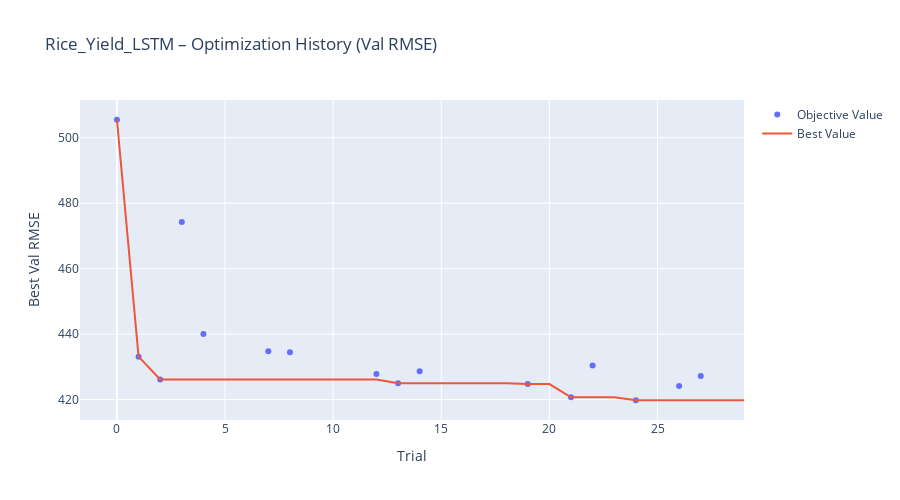
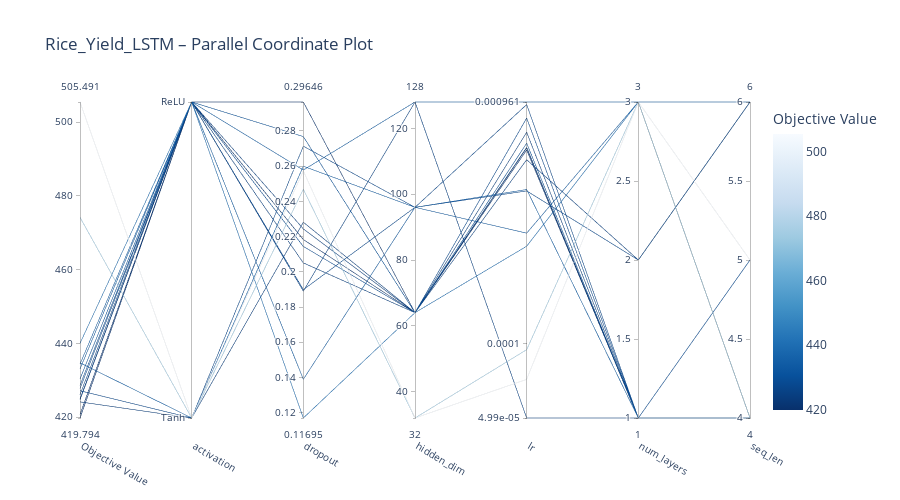
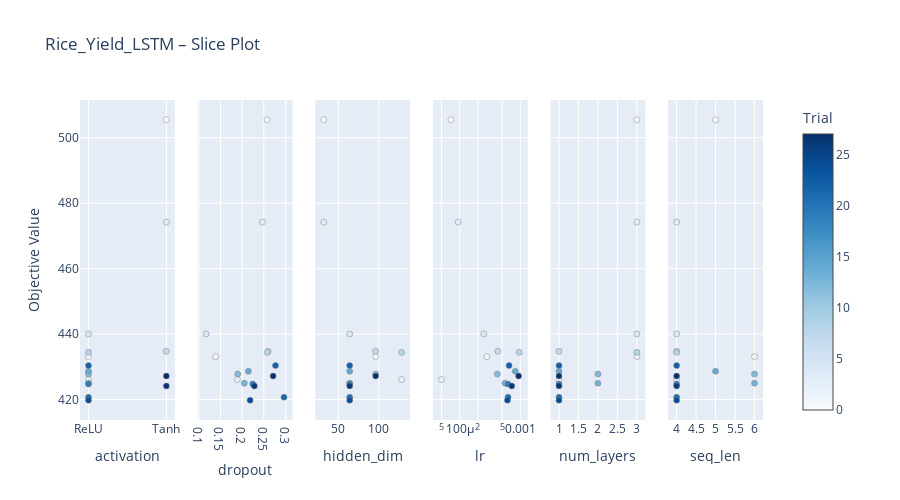
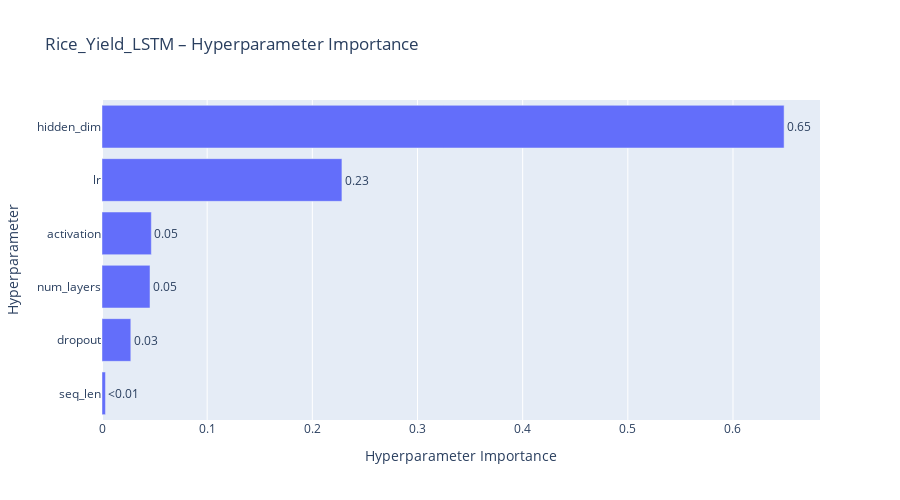

Notebook cell for these charts, in order:
### Code cell
# Optuna Visualizations
name = f"{CHOSEN_CROP.capitalize()}_Yield_LSTM"

# 1. Optimization History (best value over trials)
fig = plot_optimization_history(study)
fig.update_layout(
    title=f"{name} – Optimization History (Val RMSE)",
    xaxis_title="Trial",
    yaxis_title="Best Val RMSE",
    width=900,
    height=500,
)
fig.show()

# 2. Parallel Coordinate Plot (how hyperparams interact)
fig = plot_parallel_coordinate(study)
fig.update_layout(
    title=f"{name} – Parallel Coordinate Plot",
    width=900,
    height=500,
)
fig.show()

# 3. Slice Plot (effect of each hyperparameter individually)
fig = plot_slice(study)
fig.update_layout(
    title=f"{name} – Slice Plot",
    width=900,
    height=500,
)
fig.show()

# 4. Hyperparameter Importance (which params matter most)
try:
    fig = plot_param_importances(study)
    fig.update_layout(
        title=f"{name} – Hyperparameter Importance",
        width=900,
        height=500,
    )
    fig.show()
except (ValueError, RuntimeError) as e:
    print(f"Could not plot parameter importance: {e}")

### Figure 1 — Plotly figure (JSON) as saved in the notebook; plotly's stock layout.template omitted (floating-point values rounded to 4 significant figures)
{"data": [{"mode": "markers", "name": "Objective Value", "type": "scatter", "x": [0, 1, 2, 3, 4, 7, 8, 12, 13, 14, 19, 21, 22, 24, 26, 27], "y": [505.5, 433.1, 426.1, 474.2, 440.0, 434.7, 434.4, 427.8, 425.0, 428.7, 424.7, 420.7, 430.4, 419.8, 424.2, 427.2]}, {"mode": "lines", "name": "Best Value", "type": "scatter", "x": [0, 1, 2, 3, 4, 5, 6, 7, 8, 9, 10, 11, 12, 13, 14, 15, 16, 17, 18, 19, 20, 21, 22, 23, 24, 25, 26, 27, 28, 29], "y": [505.5, 433.1, 426.1, 426.1, 426.1, 426.1, 426.1, 426.1, 426.1, 426.1, 426.1, 426.1, 426.1, 425.0, 425.0, 425.0, 425.0, 425.0, 425.0, 424.7, 424.7, 420.7, 420.7, 420.7, 419.8, 419.8, 419.8, 419.8, 419.8, 419.8]}, {"marker": {"color": "#cccccc"}, "mode": "markers", "name": "Infeasible Trial", "showlegend": false, "type": "scatter", "x": [], "y": []}], "layout": {"height": 500, "title": {"text": "Rice_Yield_LSTM – Optimization History (Val RMSE)"}, "width": 900, "xaxis": {"title": {"text": "Trial"}}, "yaxis": {"title": {"text": "Best Val RMSE"}}}}

### Figure 2 — Plotly figure (JSON) as saved in the notebook; plotly's stock layout.template omitted (floating-point values rounded to 4 significant figures)
{"data": [{"dimensions": [{"label": "Objective Value", "range": [419.8, 505.5], "values": [505.5, 433.1, 426.1, 474.2, 440.0, 434.7, 434.4, 427.8, 425.0, 428.7, 424.7, 420.7, 430.4, 419.8, 424.2, 427.2]}, {"label": "activation", "range": [0, 1], "ticktext": ["Tanh", "ReLU"], "tickvals": [0, 1], "values": [0, 1, 1, 0, 1, 0, 1, 1, 1, 1, 1, 1, 1, 1, 0, 0]}, {"label": "dropout", "range": [0.1169, 0.2965], "values": [0.2573, 0.1389, 0.189, 0.2469, 0.1169, 0.26, 0.2578, 0.1899, 0.2051, 0.2144, 0.2244, 0.2965, 0.2768, 0.2183, 0.2282, 0.2714]}, {"label": "hidden_dim", "range": [32, 128], "values": [32, 96, 128, 32, 64, 96, 128, 96, 64, 64, 64, 64, 64, 64, 64, 96]}, {"label": "lr", "range": [-4.302, -3.017], "ticktext": ["4.99e-05", "0.0001", "0.000961"], "tickvals": [-4.302, -4, -3.017], "values": [-4.145, -3.55, -4.302, -4.024, -3.603, -3.373, -3.017, -3.379, -3.252, -3.083, -3.204, -3.202, -3.185, -3.212, -3.14, -3.028]}, {"label": "num_layers", "range": [1, 3], "values": [3, 3, 1, 3, 3, 1, 3, 2, 2, 1, 1, 1, 1, 1, 1, 1]}, {"label": "seq_len", "range": [4, 6], "values": [5, 6, 4, 4, 4, 4, 4, 6, 6, 5, 4, 4, 4, 4, 4, 4]}], "labelangle": 30, "labelside": "bottom", "line": {"color": [505.5, 433.1, 426.1, 474.2, 440.0, 434.7, 434.4, 427.8, 425.0, 428.7, 424.7, 420.7, 430.4, 419.8, 424.2, 427.2], "colorbar": {"title": {"text": "Objective Value"}}, "colorscale": [[0, "rgb(247,251,255)"], [0.125, "rgb(222,235,247)"], [0.25, "rgb(198,219,239)"], [0.375, "rgb(158,202,225)"], [0.5, "rgb(107,174,214)"], [0.625, "rgb(66,146,198)"], [0.75, "rgb(33,113,181)"], [0.875, "rgb(8,81,156)"], [1, "rgb(8,48,107)"]], "reversescale": true, "showscale": true}, "type": "parcoords"}], "layout": {"height": 500, "title": {"text": "Rice_Yield_LSTM – Parallel Coordinate Plot"}, "width": 900}}

### Figure 3 — Plotly figure (JSON) as saved in the notebook; plotly's stock layout.template omitted (floating-point values rounded to 4 significant figures)
{"data": [{"marker": {"color": [0, 1, 2, 3, 4, 7, 8, 12, 13, 14, 19, 21, 22, 24, 26, 27], "colorbar": {"title": {"text": "Trial"}, "x": 1, "xpad": 40}, "colorscale": [[0, "rgb(247,251,255)"], [0.125, "rgb(222,235,247)"], [0.25, "rgb(198,219,239)"], [0.375, "rgb(158,202,225)"], [0.5, "rgb(107,174,214)"], [0.625, "rgb(66,146,198)"], [0.75, "rgb(33,113,181)"], [0.875, "rgb(8,81,156)"], [1, "rgb(8,48,107)"]], "line": {"color": "Grey", "width": 0.5}, "showscale": true}, "mode": "markers", "name": "Feasible Trial", "showlegend": false, "type": "scatter", "x": ["Tanh", "ReLU", "ReLU", "Tanh", "ReLU", "Tanh", "ReLU", "ReLU", "ReLU", "ReLU", "ReLU", "ReLU", "ReLU", "ReLU", "Tanh", "Tanh"], "xaxis": "x", "y": [505.5, 433.1, 426.1, 474.2, 440.0, 434.7, 434.4, 427.8, 425.0, 428.7, 424.7, 420.7, 430.4, 419.8, 424.2, 427.2], "yaxis": "y"}, {"marker": {"color": [0, 1, 2, 3, 4, 7, 8, 12, 13, 14, 19, 21, 22, 24, 26, 27], "colorbar": {"title": {"text": "Trial"}, "x": 1, "xpad": 40}, "colorscale": [[0, "rgb(247,251,255)"], [0.125, "rgb(222,235,247)"], [0.25, "rgb(198,219,239)"], [0.375, "rgb(158,202,225)"], [0.5, "rgb(107,174,214)"], [0.625, "rgb(66,146,198)"], [0.75, "rgb(33,113,181)"], [0.875, "rgb(8,81,156)"], [1, "rgb(8,48,107)"]], "line": {"color": "Grey", "width": 0.5}, "showscale": false}, "mode": "markers", "name": "Feasible Trial", "showlegend": false, "type": "scatter", "x": [0.2573, 0.1389, 0.189, 0.2469, 0.1169, 0.26, 0.2578, 0.1899, 0.2051, 0.2144, 0.2244, 0.2965, 0.2768, 0.2183, 0.2282, 0.2714], "xaxis": "x2", "y": [505.5, 433.1, 426.1, 474.2, 440.0, 434.7, 434.4, 427.8, 425.0, 428.7, 424.7, 420.7, 430.4, 419.8, 424.2, 427.2], "yaxis": "y2"}, {"marker": {"color": [0, 1, 2, 3, 4, 7, 8, 12, 13, 14, 19, 21, 22, 24, 26, 27], "colorbar": {"title": {"text": "Trial"}, "x": 1, "xpad": 40}, "colorscale": [[0, "rgb(247,251,255)"], [0.125, "rgb(222,235,247)"], [0.25, "rgb(198,219,239)"], [0.375, "rgb(158,202,225)"], [0.5, "rgb(107,174,214)"], [0.625, "rgb(66,146,198)"], [0.75, "rgb(33,113,181)"], [0.875, "rgb(8,81,156)"], [1, "rgb(8,48,107)"]], "line": {"color": "Grey", "width": 0.5}, "showscale": false}, "mode": "markers", "name": "Feasible Trial", "showlegend": false, "type": "scatter", "x": [32, 96, 128, 32, 64, 96, 128, 96, 64, 64, 64, 64, 64, 64, 64, 96], "xaxis": "x3", "y": [505.5, 433.1, 426.1, 474.2, 440.0, 434.7, 434.4, 427.8, 425.0, 428.7, 424.7, 420.7, 430.4, 419.8, 424.2, 427.2], "yaxis": "y3"}, {"marker": {"color": [0, 1, 2, 3, 4, 7, 8, 12, 13, 14, 19, 21, 22, 24, 26, 27], "colorbar": {"title": {"text": "Trial"}, "x": 1, "xpad": 40}, "colorscale": [[0, "rgb(247,251,255)"], [0.125, "rgb(222,235,247)"], [0.25, "rgb(198,219,239)"], [0.375, "rgb(158,202,225)"], [0.5, "rgb(107,174,214)"], [0.625, "rgb(66,146,198)"], [0.75, "rgb(33,113,181)"], [0.875, "rgb(8,81,156)"], [1, "rgb(8,48,107)"]], "line": {"color": "Grey", "width": 0.5}, "showscale": false}, "mode": "markers", "name": "Feasible Trial", "showlegend": false, "type": "scatter", "x": [7.166e-05, 0.0002816, 4.993e-05, 9.463e-05, 0.0002492, 0.0004235, 0.0009608, 0.0004181, 0.0005596, 0.0008264, 0.0006256, 0.0006278, 0.0006533, 0.0006133, 0.0007236, 0.0009376], "xaxis": "x4", "y": [505.5, 433.1, 426.1, 474.2, 440.0, 434.7, 434.4, 427.8, 425.0, 428.7, 424.7, 420.7, 430.4, 419.8, 424.2, 427.2], "yaxis": "y4"}, {"marker": {"color": [0, 1, 2, 3, 4, 7, 8, 12, 13, 14, 19, 21, 22, 24, 26, 27], "colorbar": {"title": {"text": "Trial"}, "x": 1, "xpad": 40}, "colorscale": [[0, "rgb(247,251,255)"], [0.125, "rgb(222,235,247)"], [0.25, "rgb(198,219,239)"], [0.375, "rgb(158,202,225)"], [0.5, "rgb(107,174,214)"], [0.625, "rgb(66,146,198)"], [0.75, "rgb(33,113,181)"], [0.875, "rgb(8,81,156)"], [1, "rgb(8,48,107)"]], "line": {"color": "Grey", "width": 0.5}, "showscale": false}, "mode": "markers", "name": "Feasible Trial", "showlegend": false, "type": "scatter", "x": [3, 3, 1, 3, 3, 1, 3, 2, 2, 1, 1, 1, 1, 1, 1, 1], "xaxis": "x5", "y": [505.5, 433.1, 426.1, 474.2, 440.0, 434.7, 434.4, 427.8, 425.0, 428.7, 424.7, 420.7, 430.4, 419.8, 424.2, 427.2], "yaxis": "y5"}, {"marker": {"color": [0, 1, 2, 3, 4, 7, 8, 12, 13, 14, 19, 21, 22, 24, 26, 27], "colorbar": {"title": {"text": "Trial"}, "x": 1, "xpad": 40}, "colorscale": [[0, "rgb(247,251,255)"], [0.125, "rgb(222,235,247)"], [0.25, "rgb(198,219,239)"], [0.375, "rgb(158,202,225)"], [0.5, "rgb(107,174,214)"], [0.625, "rgb(66,146,198)"], [0.75, "rgb(33,113,181)"], [0.875, "rgb(8,81,156)"], [1, "rgb(8,48,107)"]], "line": {"color": "Grey", "width": 0.5}, "showscale": false}, "mode": "markers", "name": "Feasible Trial", "showlegend": false, "type": "scatter", "x": [5, 6, 4, 4, 4, 4, 4, 6, 6, 5, 4, 4, 4, 4, 4, 4], "xaxis": "x6", "y": [505.5, 433.1, 426.1, 474.2, 440.0, 434.7, 434.4, 427.8, 425.0, 428.7, 424.7, 420.7, 430.4, 419.8, 424.2, 427.2], "yaxis": "y6"}], "layout": {"height": 500, "title": {"text": "Rice_Yield_LSTM – Slice Plot"}, "width": 900, "xaxis": {"anchor": "y", "categoryarray": ["ReLU", "Tanh"], "categoryorder": "array", "domain": [0, 0.1389], "title": {"text": "activation"}, "type": "category"}, "xaxis2": {"anchor": "y2", "domain": [0.1722, 0.3111], "title": {"text": "dropout"}}, "xaxis3": {"anchor": "y3", "domain": [0.3444, 0.4833], "title": {"text": "hidden_dim"}}, "xaxis4": {"anchor": "y4", "domain": [0.5167, 0.6556], "title": {"text": "lr"}, "type": "log"}, "xaxis5": {"anchor": "y5", "domain": [0.6889, 0.8278], "title": {"text": "num_layers"}}, "xaxis6": {"anchor": "y6", "domain": [0.8611, 1], "title": {"text": "seq_len"}}, "yaxis": {"anchor": "x", "domain": [0, 1], "title": {"text": "Objective Value"}}, "yaxis2": {"anchor": "x2", "domain": [0, 1], "matches": "y", "showticklabels": false}, "yaxis3": {"anchor": "x3", "domain": [0, 1], "matches": "y", "showticklabels": false}, "yaxis4": {"anchor": "x4", "domain": [0, 1], "matches": "y", "showticklabels": false}, "yaxis5": {"anchor": "x5", "domain": [0, 1], "matches": "y", "showticklabels": false}, "yaxis6": {"anchor": "x6", "domain": [0, 1], "matches": "y", "showticklabels": false}}}

### Figure 4 — Plotly figure (JSON) as saved in the notebook; plotly's stock layout.template omitted (floating-point values rounded to 4 significant figures)
{"data": [{"cliponaxis": false, "hovertemplate": ["seq_len (IntDistribution): 0.0032886406708888104<extra></extra>", "dropout (FloatDistribution): 0.027398334277694548<extra></extra>", "num_layers (IntDistribution): 0.04564801045640455<extra></extra>", "activation (CategoricalDistribution): 0.046916262062293525<extra></extra>", "lr (FloatDistribution): 0.22814522885563884<extra></extra>", "hidden_dim (IntDistribution): 0.6486035236770797<extra></extra>"], "name": "Objective Value", "orientation": "h", "text": ["<0.01", "0.03", "0.05", "0.05", "0.23", "0.65"], "textposition": "outside", "type": "bar", "x": [0.003289, 0.0274, 0.04565, 0.04692, 0.2281, 0.6486], "y": ["seq_len", "dropout", "num_layers", "activation", "lr", "hidden_dim"]}], "layout": {"height": 500, "title": {"text": "Rice_Yield_LSTM – Hyperparameter Importance"}, "width": 900, "xaxis": {"title": {"text": "Hyperparameter Importance"}}, "yaxis": {"title": {"text": "Hyperparameter"}}}}
